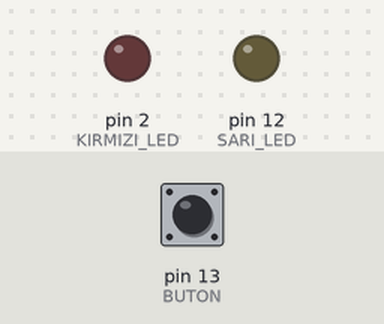
The sketch below on a simulated Arduino Uno, built with avr-gcc and run on an emulated ATmega328P. Shown: output pins drawn as LEDs (lit = HIGH). Inputs (shaded band) come from the test bench; at power-on: pin 13 (BUTON) LOW.

Above: at 1.2 s.
1.3 s: pin 13 (BUTON) pulled HIGH for 0.15 s
At 1.37 s:
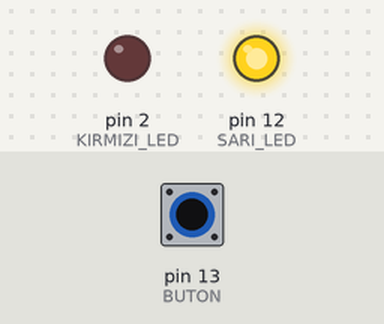
2.9 s: pin 13 (BUTON) pulled HIGH for 3.2 s
At 6.4 s:
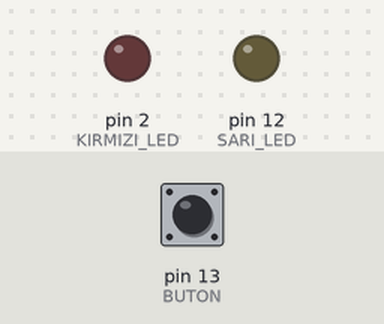
Timing chart, 0 to 7.9 s (numbered marks = the images above; inputs shaded):
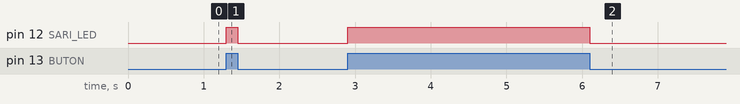

Measured:
- after the input at 1.3 s, pin 12 (SARI_LED): LOW → HIGH at once, → LOW 0.15 s later
- after the input at 2.9 s, pin 12 (SARI_LED): LOW → HIGH at once, → LOW 3.2 s later

The sketch:

buton_ile_isik_yakma.ino
```cpp
#define  SARI_LED 12
#define KIRMIZI_LED 2
#define BUTON 13

void setup() {
  // put your setup code here, to run once:
  pinMode(SARI_LED, OUTPUT);
  pinMode(KIRMIZI_LED, OUTPUT);
  pinMode(BUTON, INPUT);
}

void loop() {
  // put your main code here, to run repeatedly:
  digitalWrite(SARI_LED, digitalRead(BUTON));
}
```
